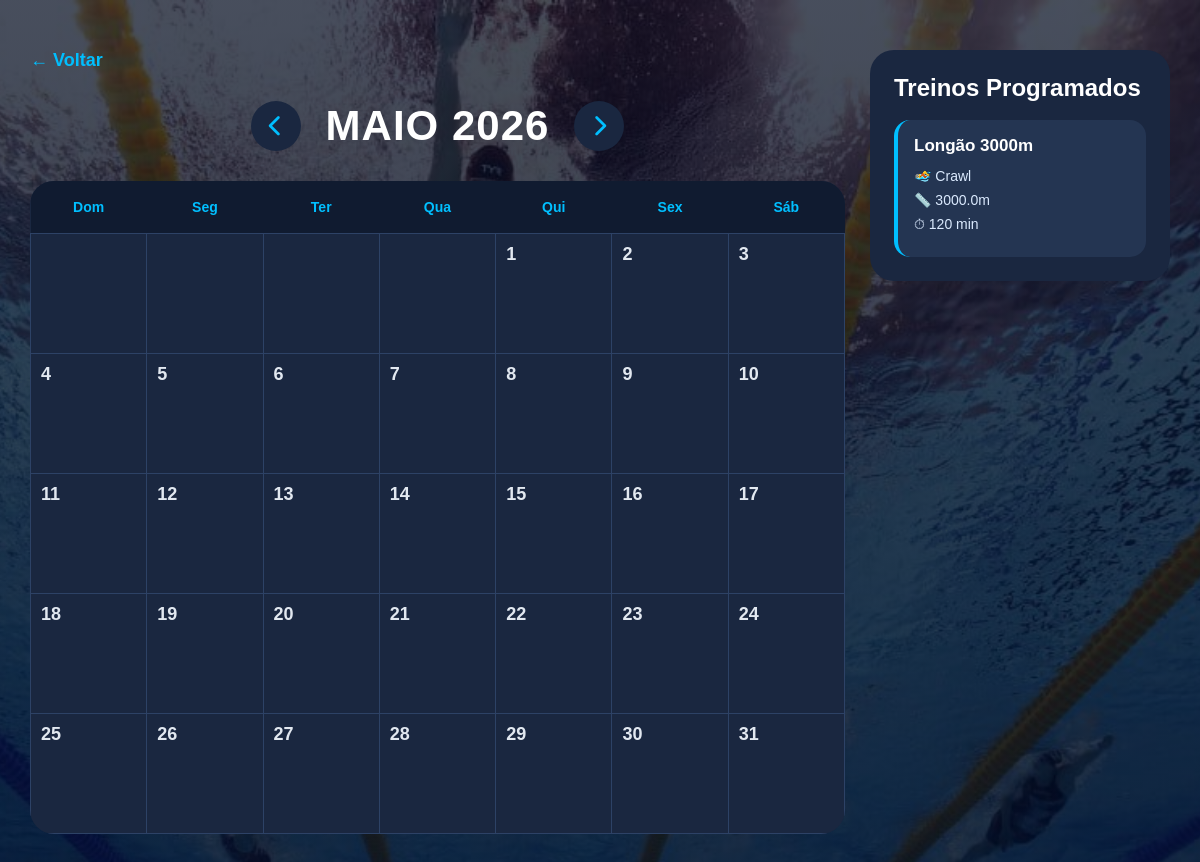
Screenshot of /calendario?ano=2026&mes=5 (signed in) with the database file from the repository.
### tables this page shows
CREATE TABLE treinos_modelo (
    id INTEGER PRIMARY KEY AUTOINCREMENT,
    titulo TEXT NOT NULL,
    estilo TEXT,
    tamanho_piscina REAL,
    voltas INTEGER,
    distancia_metros REAL,
    duracao_minutos INTEGER,
    pace TEXT,
    observacoes TEXT,
    equipamentos TEXT,
    usuario_id INTEGER,
    criado_em TIMESTAMP DEFAULT CURRENT_TIMESTAMP
);

### app.py (the view)
@app.route("/calendario")
@login_obrigatorio
def calendario_view():
    hoje = date.today()
    ano = int(request.args.get("ano", hoje.year))
    mes = int(request.args.get("mes", hoje.month))
    mes_anterior = mes - 1
    ano_anterior = ano
    if mes_anterior == 0:
        mes_anterior = 12
        ano_anterior -= 1
    proximo_mes = mes + 1
    proximo_ano = ano
    if proximo_mes == 13:
        proximo_mes = 1
        proximo_ano += 1
    nomes_meses = [
        "",
        "JANEIRO",
        "FEVEREIRO",
        "MARÇO",
        "ABRIL",
        "MAIO",
        "JUNHO",
        "JULHO",
        "AGOSTO",
        "SETEMBRO",
        "OUTUBRO",
        "NOVEMBRO",
        "DEZEMBRO"
    ]
    nome_mes = nomes_meses[mes]
    usuario_id = session["usuario_id"]
    treinos = listar_treinos(usuario_id)
    treinos_por_dia = {}
    for treino in treinos:
        data_treino = treino["data_treino"]
        if isinstance(data_treino, str):
            data_treino = datetime.strptime(data_treino, "%Y-%m-%d").date()
        if data_treino.year == ano and data_treino.month == mes:
            dia = data_treino.day
            if dia not in treinos_por_dia:
                treinos_por_dia[dia] = []
            treinos_por_dia[dia].append(treino)
    calendario_mes = calendar.monthcalendar(ano, mes)
    treinos_modelo = listar_treinos_modelo(usuario_id)
    return render_template(
        "calendario.html",
        calendario_mes=calendario_mes,
        treinos_por_dia=treinos_por_dia,
        treinos_modelo=treinos_modelo,
        nome_mes=nome_mes,
        ano=ano,
        mes=mes,
        mes_anterior=mes_anterior,
        ano_anterior=ano_anterior,
        proximo_mes=proximo_mes,
        proximo_ano=proximo_ano
    )

### app.py (called while the page is built)
def login_obrigatorio(funcao):
    @wraps(funcao)
    def verificar_login(*args, **kwargs):
        if "usuario_id" not in session:
            return redirect(url_for("tela_login"))
        return funcao(*args, **kwargs)
    return verificar_login

### database/connection.py (called while the page is built)
def conectar():
    conexao = sqlite3.connect(DB_PATH)
    conexao.row_factory = sqlite3.Row
    return conexao

### modelos/treinos.py (called while the page is built)
def listar_treinos(usuario_id):
    conexao = conectar()
    cursor = conexao.cursor()
    sql = """
        SELECT * FROM treinos
        WHERE usuario_id = ?
        ORDER BY data_treino DESC
    """
    cursor.execute(sql, (usuario_id,))
    treinos = cursor.fetchall()
    cursor.close()
    conexao.close()
    return treinos

def listar_treinos_modelo(usuario_id):
    conexao = conectar()
    cursor = conexao.cursor()
    sql = """
       SELECT * FROM treinos_modelo
       WHERE usuario_id = ?
       ORDER BY criado_em DESC
    """
    cursor.execute(sql, (usuario_id,))
    treinos_modelo = cursor.fetchall()
    cursor.close()
    conexao.close()
    return treinos_modelo

### templates/calendario.html (shortened to what this page needs)
{% extends "base.html" %}
{% block extra_css %}
<link
    rel="stylesheet"
    href="https://cdnjs.cloudflare.com/ajax/libs/font-awesome/6.5.1/css/all.min.css"
>
{% endblock %}
{% block content %}
<main class="container-calendario">
    <div class="calendario-layout">
        <section class="calendario-area">
            <a href="/" class="btn-voltar-home">
                ← Voltar
            </a>
            <div class="topo-calendario">
                <a
                    class="btn-mes"
                    href="{{ url_for('calendario_view', ano=ano_anterior, mes=mes_anterior) }}"
                >
                    <i class="fa-solid fa-chevron-left"></i>
                </a>
                <h1>{{ nome_mes }} {{ ano }}</h1>
                <a
                    class="btn-mes"
                    href="{{ url_for('calendario_view', ano=proximo_ano, mes=proximo_mes) }}"
                >
                    <i class="fa-solid fa-chevron-right"></i>
                </a>
            </div>
            <table class="calendario">
                <thead>
                    <tr>
                        <th>Dom</th>
                        <th>Seg</th>
                        <th>Ter</th>
                        <th>Qua</th>
                        <th>Qui</th>
                        <th>Sex</th>
                        <th>Sáb</th>
                    </tr>
                </thead>
                <tbody>
                    {% for semana in calendario_mes %}
                    <tr>
                        {% for dia in semana %}
                        <td
                            class="dia-calendario"
                            data-dia="{{ dia }}"
                        >
                            {% if dia != 0 %}
                            <strong>{{ dia }}</strong>
                            {% endif %}
                        </td>
                        {% endfor %}
                    </tr>
                    {% endfor %}
                </tbody>
            </table>
        </section>
        <aside class="sidebar-modelos">
            <h2>Treinos Programados</h2>
            <div class="lista-modelos">
                {% for modelo in treinos_modelo %}
                <div
                    class="modelo-card modelo-arrastavel"
                    draggable="true"
                    data-id="{{ modelo.id }}"
                    data-titulo="{{ modelo.titulo }}"
                >
                    <h3>{{ modelo.titulo }}</h3>
                    <p>🏊 {{ modelo.estilo }}</p>
                    <p>📏 {{ modelo.distancia_metros }}m</p>
                    <p>⏱ {{ modelo.duracao_minutos }} min</p>
                </div>
                {% endfor %}
            </div>
        </aside>
    </div>
</main>
{% endblock %}

### static/style.css (style rules this page uses)
body { margin: 0; height: 100vh; overflow: hidden; font-family: Arial, sans-serif; background: #081229; color: white; }
table { width: 100%; border-collapse: collapse; background: #1a2740; border-radius: 20px; overflow: hidden; }
th { position: sticky; top: 0; z-index: 2; background: #101b30; color: #00bfff; padding: 16px; text-align: left; font-size: 14px; }
td { padding: 16px; border-bottom: 1px solid #2d4266; color: #e2e8f0; font-size: 14px; }
.btn-voltar-home { display: inline-flex; align-items: center; gap: 8px; margin-bottom: 30px; color: #00bfff; text-decoration: none; font-size: 18px; font-weight: bold; transition: 0.2s; }
.container-calendario { width: 95%; margin: auto; padding: 50px 0; }
.topo-calendario { display: flex; align-items: center; justify-content: center; gap: 25px; margin-bottom: 30px; }
.topo-calendario h1 { margin: 0; font-size: 42px; letter-spacing: 1px; color: white; }
.btn-mes { width: 50px; height: 50px; display: flex; justify-content: center; align-items: center; background: #1a2740; border: none; border-radius: 50%; text-decoration: none; color: #00bfff; font-size: 22px; font-weight: bold; cursor: pointer; transition: 0.2s; }
.calendario { width: 100%; border-collapse: collapse; background: #1a2740; border-radius: 24px; overflow: hidden; }
.calendario th { background: #101b30; color: #00bfff; padding: 18px; text-align: center; }
.calendario td { width: 14.2%; height: 150px; vertical-align: top; padding: 10px; border: 1px solid #2d4266; box-sizing: border-box; }
.calendario strong { display: block; margin-bottom: 12px; font-size: 18px; }
body:has(.container-calendario) { height: auto; min-height: 100vh; overflow-y: auto; overflow-x: hidden; }
.container-calendario { min-height: 100vh; padding-bottom: 80px; }
.calendario-layout { display: grid; grid-template-columns: 1fr 300px; gap: 25px; align-items: start; }
.calendario-area { min-width: 0; }
.calendario { width: 100%; }
.calendario td { height: 120px; }
.sidebar-modelos { background: #1a2740; border-radius: 24px; padding: 24px; box-sizing: border-box; max-height: 78vh; overflow-y: auto; }
.sidebar-modelos h2 { margin-top: 0; margin-bottom: 18px; font-size: 24px; }
.lista-modelos { display: flex; flex-direction: column; gap: 14px; }
.modelo-card { background: #243552; border-radius: 16px; padding: 16px; border-left: 4px solid #00bfff; }
.modelo-card h3 { margin: 0 0 12px; font-size: 17px; }
.modelo-card p { margin: 8px 0; color: #dbeafe; font-size: 14px; }
.calendario td { overflow: hidden; }
body { background: linear-gradient( rgba(1, 10, 30, 0.72), rgba(1, 10, 30, 0.82) ), url("img/piscina-bg.jpg"); background-size: cover; background-position: center; background-attachment: fixed; }
html, body { min-height: 100%; height: auto; overflow-y: auto; }

### rows the page displays
treinos_modelo: titulo "Longão 3000m", estilo "Crawl", distancia_metros "3000.0", duracao_minutos "120"

### other values shown
{{ nome_mes }} "MAIO"
{{ ano }} "2026"
{{ dia }} "1" "2" "3" "4" "5" "6" "7" "8" "9" "10" "11" "12" "13" "14" "15" "16" "17" "18" "19" "20" "21" "22" "23" "24" "25" "26" "27" "28" "29" "30" "31"
